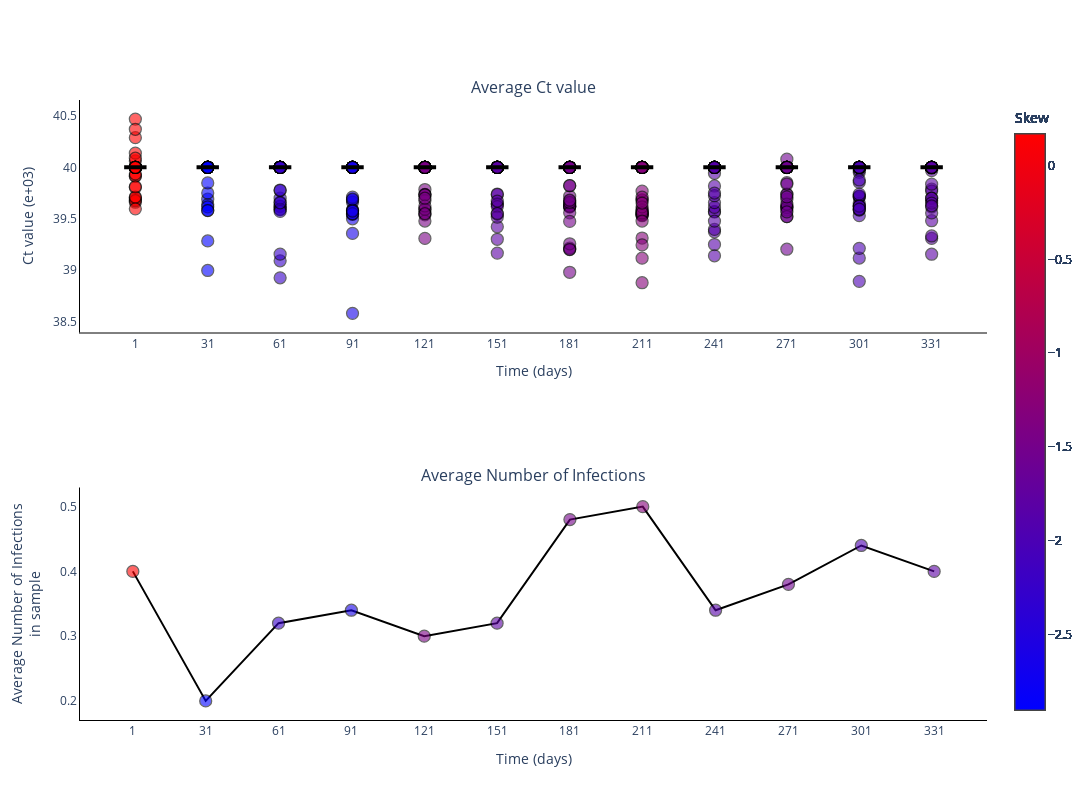

Notebook code cell kept with this figure:
### Markdown cell above
### Plot Ct values for different experiments

### Code cell
fig = go.Figure()
fig = make_subplots(rows=2, cols=1, subplot_titles=('Average Ct value', 'Average Number of Infections'))

skews = skew(np.mean(ct_values, axis=2), axis=0)

for _ in range(num_experiments):
    fig.add_trace(
        go.Scatter(
            y=np.mean(ct_values[_, :, :], axis=1).tolist(),
            x=sample_points,
            mode='markers',
            name='Average Ct value',
            marker_line=dict(width=1.25, color='black'),
            marker_color=skews,
            marker_colorscale='BlueRed',
            marker_colorbar_title=dict(
                text='Skew',
                side='top'),
            marker_size=12,
            marker_opacity=0.6,
            marker_showscale=True,
            showlegend=False,
        ),
        row=1,
        col=1
    )

fig.add_trace(
    go.Scatter(
        y=np.median(np.mean(ct_values, axis=2), axis=0).tolist(),
        x=sample_points,
        mode='markers',
        name='Median Ct value',
        marker_color='black',
        marker_line=dict(width=4, color='black'),
        marker_symbol='line-ew',
        marker_size=16,
        showlegend=False,
    ),
    row=1,
    col=1
)

fig.add_trace(
    go.Scatter(
        y=np.mean(infec, axis=0).tolist(),
        x=sample_points,
        mode='lines+markers',
        connectgaps=True,
        name='Average Number of Infections',
        marker_line=dict(width=1.25, color='black'),
        marker_color=skews,
        marker_colorscale='BlueRed',
        marker_colorbar_title=dict(
            text='Skew',
            side='top'),
        marker_opacity=0.6,
        marker_size=12,
        marker_showscale=True,
        line_color='black',
        showlegend=False,
    ),
    row=2,
    col=1
)

# Add axis labels
fig.update_layout(
    width=1100, 
    height=800,
    plot_bgcolor='white',
    xaxis=dict(
        linecolor='black',
        tickvals=sample_points.tolist(),
        title = 'Time (days)'
        ),
    yaxis=dict(
        linecolor='black',
        title = 'Ct value (e+03)'),
    xaxis2=dict(
        linecolor='black',
        tickvals=sample_points.tolist(),
        title = 'Time (days)'
        ),
    yaxis2=dict(
        linecolor='black',
        title = 'Average Number of Infections<br>in sample')
    #legend=dict(
    #    orientation="h",
    #    yanchor="bottom",
    #    y=1.02,
    #    xanchor="right",
    #    x=1
    #)
    )

fig.write_image('images/Ct_values.pdf')
fig.show()

### Figure 1 — Plotly figure (JSON) as saved in the notebook; plotly's stock layout.template omitted (floating-point values rounded to 4 significant figures)
{"data": [{"marker": {"color": [0.1679, -2.9, -2.252, -2.645, -1.427, -1.81, -1.497, -1.304, -1.865, -1.569, -1.991, -1.809], "colorbar": {"title": {"side": "top", "text": "Skew"}}, "colorscale": [[0, "rgb(0,0,255)"], [1, "rgb(255,0,0)"]], "line": {"color": "black", "width": 1.25}, "opacity": 0.6, "showscale": true, "size": 12}, "mode": "markers", "name": "Average Ct value", "showlegend": false, "type": "scatter", "x": [1, 31, 61, 91, 121, 151, 181, 211, 241, 271, 301, 331], "xaxis": "x", "y": [40, 39.69, 40, 40, 40, 39.73, 39.61, 40, 40, 40, 39.71, 39.79], "yaxis": "y"}, {"marker": {"color": [0.1679, -2.9, -2.252, -2.645, -1.427, -1.81, -1.497, -1.304, -1.865, -1.569, -1.991, -1.809], "colorbar": {"title": {"side": "top", "text": "Skew"}}, "colorscale": [[0, "rgb(0,0,255)"], [1, "rgb(255,0,0)"]], "line": {"color": "black", "width": 1.25}, "opacity": 0.6, "showscale": true, "size": 12}, "mode": "markers", "name": "Average Ct value", "showlegend": false, "type": "scatter", "x": [1, 31, 61, 91, 121, 151, 181, 211, 241, 271, 301, 331], "xaxis": "x", "y": [40, 40, 40, 40, 39.56, 40, 39.62, 39.54, 40, 39.62, 39.62, 39.77], "yaxis": "y"}, {"marker": {"color": [0.1679, -2.9, -2.252, -2.645, -1.427, -1.81, -1.497, -1.304, -1.865, -1.569, -1.991, -1.809], "colorbar": {"title": {"side": "top", "text": "Skew"}}, "colorscale": [[0, "rgb(0,0,255)"], [1, "rgb(255,0,0)"]], "line": {"color": "black", "width": 1.25}, "opacity": 0.6, "showscale": true, "size": 12}, "mode": "markers", "name": "Average Ct value", "showlegend": false, "type": "scatter", "x": [1, 31, 61, 91, 121, 151, 181, 211, 241, 271, 301, 331], "xaxis": "x", "y": [40, 40, 39.66, 39.54, 40, 40, 40, 39.31, 40, 40, 40, 39.31], "yaxis": "y"}, {"marker": {"color": [0.1679, -2.9, -2.252, -2.645, -1.427, -1.81, -1.497, -1.304, -1.865, -1.569, -1.991, -1.809], "colorbar": {"title": {"side": "top", "text": "Skew"}}, "colorscale": [[0, "rgb(0,0,255)"], [1, "rgb(255,0,0)"]], "line": {"color": "black", "width": 1.25}, "opacity": 0.6, "showscale": true, "size": 12}, "mode": "markers", "name": "Average Ct value", "showlegend": false, "type": "scatter", "x": [1, 31, 61, 91, 121, 151, 181, 211, 241, 271, 301, 331], "xaxis": "x", "y": [40, 40, 40, 39.36, 40, 40, 40, 39.68, 40, 40, 40, 40], "yaxis": "y"}, {"marker": {"color": [0.1679, -2.9, -2.252, -2.645, -1.427, -1.81, -1.497, -1.304, -1.865, -1.569, -1.991, -1.809], "colorbar": {"title": {"side": "top", "text": "Skew"}}, "colorscale": [[0, "rgb(0,0,255)"], [1, "rgb(255,0,0)"]], "line": {"color": "black", "width": 1.25}, "opacity": 0.6, "showscale": true, "size": 12}, "mode": "markers", "name": "Average Ct value", "showlegend": false, "type": "scatter", "x": [1, 31, 61, 91, 121, 151, 181, 211, 241, 271, 301, 331], "xaxis": "x", "y": [40, 39.64, 40, 40, 39.74, 40, 40, 40, 40, 40, 39.65, 40], "yaxis": "y"}, {"marker": {"color": [0.1679, -2.9, -2.252, -2.645, -1.427, -1.81, -1.497, -1.304, -1.865, -1.569, -1.991, -1.809], "colorbar": {"title": {"side": "top", "text": "Skew"}}, "colorscale": [[0, "rgb(0,0,255)"], [1, "rgb(255,0,0)"]], "line": {"color": "black", "width": 1.25}, "opacity": 0.6, "showscale": true, "size": 12}, "mode": "markers", "name": "Average Ct value", "showlegend": false, "type": "scatter", "x": [1, 31, 61, 91, 121, 151, 181, 211, 241, 271, 301, 331], "xaxis": "x", "y": [40, 40, 40, 40, 39.78, 39.42, 40, 39.58, 40, 39.52, 40, 40], "yaxis": "y"}, {"marker": {"color": [0.1679, -2.9, -2.252, -2.645, -1.427, -1.81, -1.497, -1.304, -1.865, -1.569, -1.991, -1.809], "colorbar": {"title": {"side": "top", "text": "Skew"}}, "colorscale": [[0, "rgb(0,0,255)"], [1, "rgb(255,0,0)"]], "line": {"color": "black", "width": 1.25}, "opacity": 0.6, "showscale": true, "size": 12}, "mode": "markers", "name": "Average Ct value", "showlegend": false, "type": "scatter", "x": [1, 31, 61, 91, 121, 151, 181, 211, 241, 271, 301, 331], "xaxis": "x", "y": [40, 39.75, 39.09, 40, 39.54, 40, 40, 40, 40, 40.0, 39.95, 40], "yaxis": "y"}, {"marker": {"color": [0.1679, -2.9, -2.252, -2.645, -1.427, -1.81, -1.497, -1.304, -1.865, -1.569, -1.991, -1.809], "colorbar": {"title": {"side": "top", "text": "Skew"}}, "colorscale": [[0, "rgb(0,0,255)"], [1, "rgb(255,0,0)"]], "line": {"color": "black", "width": 1.25}, "opacity": 0.6, "showscale": true, "size": 12}, "mode": "markers", "name": "Average Ct value", "showlegend": false, "type": "scatter", "x": [1, 31, 61, 91, 121, 151, 181, 211, 241, 271, 301, 331], "xaxis": "x", "y": [39.66, 39.85, 40, 40, 40, 40, 40, 39.68, 40, 40, 39.12, 39.67], "yaxis": "y"}, {"marker": {"color": [0.1679, -2.9, -2.252, -2.645, -1.427, -1.81, -1.497, -1.304, -1.865, -1.569, -1.991, -1.809], "colorbar": {"title": {"side": "top", "text": "Skew"}}, "colorscale": [[0, "rgb(0,0,255)"], [1, "rgb(255,0,0)"]], "line": {"color": "black", "width": 1.25}, "opacity": 0.6, "showscale": true, "size": 12}, "mode": "markers", "name": "Average Ct value", "showlegend": false, "type": "scatter", "x": [1, 31, 61, 91, 121, 151, 181, 211, 241, 271, 301, 331], "xaxis": "x", "y": [40, 40, 40, 40, 40, 40, 40, 40, 40, 40, 39.53, 40], "yaxis": "y"}, {"marker": {"color": [0.1679, -2.9, -2.252, -2.645, -1.427, -1.81, -1.497, -1.304, -1.865, -1.569, -1.991, -1.809], "colorbar": {"title": {"side": "top", "text": "Skew"}}, "colorscale": [[0, "rgb(0,0,255)"], [1, "rgb(255,0,0)"]], "line": {"color": "black", "width": 1.25}, "opacity": 0.6, "showscale": true, "size": 12}, "mode": "markers", "name": "Average Ct value", "showlegend": false, "type": "scatter", "x": [1, 31, 61, 91, 121, 151, 181, 211, 241, 271, 301, 331], "xaxis": "x", "y": [39.91, 40, 40, 39.68, 39.59, 39.3, 39.62, 39.77, 40, 40, 40, 40], "yaxis": "y"}, {"marker": {"color": [0.1679, -2.9, -2.252, -2.645, -1.427, -1.81, -1.497, -1.304, -1.865, -1.569, -1.991, -1.809], "colorbar": {"title": {"side": "top", "text": "Skew"}}, "colorscale": [[0, "rgb(0,0,255)"], [1, "rgb(255,0,0)"]], "line": {"color": "black", "width": 1.25}, "opacity": 0.6, "showscale": true, "size": 12}, "mode": "markers", "name": "Average Ct value", "showlegend": false, "type": "scatter", "x": [1, 31, 61, 91, 121, 151, 181, 211, 241, 271, 301, 331], "xaxis": "x", "y": [40, 40, 39.16, 40, 40, 40, 40, 40, 39.37, 40, 40, 40], "yaxis": "y"}, {"marker": {"color": [0.1679, -2.9, -2.252, -2.645, -1.427, -1.81, -1.497, -1.304, -1.865, -1.569, -1.991, -1.809], "colorbar": {"title": {"side": "top", "text": "Skew"}}, "colorscale": [[0, "rgb(0,0,255)"], [1, "rgb(255,0,0)"]], "line": {"color": "black", "width": 1.25}, "opacity": 0.6, "showscale": true, "size": 12}, "mode": "markers", "name": "Average Ct value", "showlegend": false, "type": "scatter", "x": [1, 31, 61, 91, 121, 151, 181, 211, 241, 271, 301, 331], "xaxis": "x", "y": [40, 40, 40, 39.59, 39.31, 40, 40, 40, 40, 40, 40, 40], "yaxis": "y"}, {"marker": {"color": [0.1679, -2.9, -2.252, -2.645, -1.427, -1.81, -1.497, -1.304, -1.865, -1.569, -1.991, -1.809], "colorbar": {"title": {"side": "top", "text": "Skew"}}, "colorscale": [[0, "rgb(0,0,255)"], [1, "rgb(255,0,0)"]], "line": {"color": "black", "width": 1.25}, "opacity": 0.6, "showscale": true, "size": 12}, "mode": "markers", "name": "Average Ct value", "showlegend": false, "type": "scatter", "x": [1, 31, 61, 91, 121, 151, 181, 211, 241, 271, 301, 331], "xaxis": "x", "y": [40, 40, 40, 40, 39.74, 40, 40, 38.88, 40, 39.61, 40, 40], "yaxis": "y"}, {"marker": {"color": [0.1679, -2.9, -2.252, -2.645, -1.427, -1.81, -1.497, -1.304, -1.865, -1.569, -1.991, -1.809], "colorbar": {"title": {"side": "top", "text": "Skew"}}, "colorscale": [[0, "rgb(0,0,255)"], [1, "rgb(255,0,0)"]], "line": {"color": "black", "width": 1.25}, "opacity": 0.6, "showscale": true, "size": 12}, "mode": "markers", "name": "Average Ct value", "showlegend": false, "type": "scatter", "x": [1, 31, 61, 91, 121, 151, 181, 211, 241, 271, 301, 331], "xaxis": "x", "y": [40, 40, 40, 40, 40, 40, 40, 40, 40, 39.69, 40, 40], "yaxis": "y"}, {"marker": {"color": [0.1679, -2.9, -2.252, -2.645, -1.427, -1.81, -1.497, -1.304, -1.865, -1.569, -1.991, -1.809], "colorbar": {"title": {"side": "top", "text": "Skew"}}, "colorscale": [[0, "rgb(0,0,255)"], [1, "rgb(255,0,0)"]], "line": {"color": "black", "width": 1.25}, "opacity": 0.6, "showscale": true, "size": 12}, "mode": "markers", "name": "Average Ct value", "showlegend": false, "type": "scatter", "x": [1, 31, 61, 91, 121, 151, 181, 211, 241, 271, 301, 331], "xaxis": "x", "y": [40.47, 40, 39.62, 40, 40, 40, 39.67, 40, 40, 39.74, 40, 40], "yaxis": "y"}, {"marker": {"color": [0.1679, -2.9, -2.252, -2.645, -1.427, -1.81, -1.497, -1.304, -1.865, -1.569, -1.991, -1.809], "colorbar": {"title": {"side": "top", "text": "Skew"}}, "colorscale": [[0, "rgb(0,0,255)"], [1, "rgb(255,0,0)"]], "line": {"color": "black", "width": 1.25}, "opacity": 0.6, "showscale": true, "size": 12}, "mode": "markers", "name": "Average Ct value", "showlegend": false, "type": "scatter", "x": [1, 31, 61, 91, 121, 151, 181, 211, 241, 271, 301, 331], "xaxis": "x", "y": [40, 40, 40, 40, 40, 40, 39.65, 39.25, 40, 39.58, 40, 39.97], "yaxis": "y"}, {"marker": {"color": [0.1679, -2.9, -2.252, -2.645, -1.427, -1.81, -1.497, -1.304, -1.865, -1.569, -1.991, -1.809], "colorbar": {"title": {"side": "top", "text": "Skew"}}, "colorscale": [[0, "rgb(0,0,255)"], [1, "rgb(255,0,0)"]], "line": {"color": "black", "width": 1.25}, "opacity": 0.6, "showscale": true, "size": 12}, "mode": "markers", "name": "Average Ct value", "showlegend": false, "type": "scatter", "x": [1, 31, 61, 91, 121, 151, 181, 211, 241, 271, 301, 331], "xaxis": "x", "y": [39.69, 40, 40, 40, 39.68, 40, 40, 40, 39.25, 40, 40, 40], "yaxis": "y"}, {"marker": {"color": [0.1679, -2.9, -2.252, -2.645, -1.427, -1.81, -1.497, -1.304, -1.865, -1.569, -1.991, -1.809], "colorbar": {"title": {"side": "top", "text": "Skew"}}, "colorscale": [[0, "rgb(0,0,255)"], [1, "rgb(255,0,0)"]], "line": {"color": "black", "width": 1.25}, "opacity": 0.6, "showscale": true, "size": 12}, "mode": "markers", "name": "Average Ct value", "showlegend": false, "type": "scatter", "x": [1, 31, 61, 91, 121, 151, 181, 211, 241, 271, 301, 331], "xaxis": "x", "y": [40.06, 40, 40, 40, 39.59, 40, 40, 40, 40, 39.61, 39.21, 40], "yaxis": "y"}, {"marker": {"color": [0.1679, -2.9, -2.252, -2.645, -1.427, -1.81, -1.497, -1.304, -1.865, -1.569, -1.991, -1.809], "colorbar": {"title": {"side": "top", "text": "Skew"}}, "colorscale": [[0, "rgb(0,0,255)"], [1, "rgb(255,0,0)"]], "line": {"color": "black", "width": 1.25}, "opacity": 0.6, "showscale": true, "size": 12}, "mode": "markers", "name": "Average Ct value", "showlegend": false, "type": "scatter", "x": [1, 31, 61, 91, 121, 151, 181, 211, 241, 271, 301, 331], "xaxis": "x", "y": [40.29, 40, 40, 40, 40, 39.74, 39.62, 39.12, 39.14, 40, 39.72, 40], "yaxis": "y"}, {"marker": {"color": [0.1679, -2.9, -2.252, -2.645, -1.427, -1.81, -1.497, -1.304, -1.865, -1.569, -1.991, -1.809], "colorbar": {"title": {"side": "top", "text": "Skew"}}, "colorscale": [[0, "rgb(0,0,255)"], [1, "rgb(255,0,0)"]], "line": {"color": "black", "width": 1.25}, "opacity": 0.6, "showscale": true, "size": 12}, "mode": "markers", "name": "Average Ct value", "showlegend": false, "type": "scatter", "x": [1, 31, 61, 91, 121, 151, 181, 211, 241, 271, 301, 331], "xaxis": "x", "y": [40, 40, 40, 40, 40, 39.65, 40, 40, 39.82, 40, 40, 40], "yaxis": "y"}, {"marker": {"color": [0.1679, -2.9, -2.252, -2.645, -1.427, -1.81, -1.497, -1.304, -1.865, -1.569, -1.991, -1.809], "colorbar": {"title": {"side": "top", "text": "Skew"}}, "colorscale": [[0, "rgb(0,0,255)"], [1, "rgb(255,0,0)"]], "line": {"color": "black", "width": 1.25}, "opacity": 0.6, "showscale": true, "size": 12}, "mode": "markers", "name": "Average Ct value", "showlegend": false, "type": "scatter", "x": [1, 31, 61, 91, 121, 151, 181, 211, 241, 271, 301, 331], "xaxis": "x", "y": [39.8, 40, 40, 40, 40, 40, 39.2, 39.54, 40, 39.52, 39.59, 40], "yaxis": "y"}, {"marker": {"color": [0.1679, -2.9, -2.252, -2.645, -1.427, -1.81, -1.497, -1.304, -1.865, -1.569, -1.991, -1.809], "colorbar": {"title": {"side": "top", "text": "Skew"}}, "colorscale": [[0, "rgb(0,0,255)"], [1, "rgb(255,0,0)"]], "line": {"color": "black", "width": 1.25}, "opacity": 0.6, "showscale": true, "size": 12}, "mode": "markers", "name": "Average Ct value", "showlegend": false, "type": "scatter", "x": [1, 31, 61, 91, 121, 151, 181, 211, 241, 271, 301, 331], "xaxis": "x", "y": [40.14, 39.58, 40, 40, 40, 40, 39.72, 40, 40, 39.74, 40, 39.7], "yaxis": "y"}, {"marker": {"color": [0.1679, -2.9, -2.252, -2.645, -1.427, -1.81, -1.497, -1.304, -1.865, -1.569, -1.991, -1.809], "colorbar": {"title": {"side": "top", "text": "Skew"}}, "colorscale": [[0, "rgb(0,0,255)"], [1, "rgb(255,0,0)"]], "line": {"color": "black", "width": 1.25}, "opacity": 0.6, "showscale": true, "size": 12}, "mode": "markers", "name": "Average Ct value", "showlegend": false, "type": "scatter", "x": [1, 31, 61, 91, 121, 151, 181, 211, 241, 271, 301, 331], "xaxis": "x", "y": [39.92, 39.28, 39.62, 39.66, 40, 40, 40, 39.55, 40, 40, 38.89, 39.15], "yaxis": "y"}, {"marker": {"color": [0.1679, -2.9, -2.252, -2.645, -1.427, -1.81, -1.497, -1.304, -1.865, -1.569, -1.991, -1.809], "colorbar": {"title": {"side": "top", "text": "Skew"}}, "colorscale": [[0, "rgb(0,0,255)"], [1, "rgb(255,0,0)"]], "line": {"color": "black", "width": 1.25}, "opacity": 0.6, "showscale": true, "size": 12}, "mode": "markers", "name": "Average Ct value", "showlegend": false, "type": "scatter", "x": [1, 31, 61, 91, 121, 151, 181, 211, 241, 271, 301, 331], "xaxis": "x", "y": [40, 40, 40, 40, 40, 39.64, 39.21, 40, 39.4, 40, 40, 40], "yaxis": "y"}, {"marker": {"color": [0.1679, -2.9, -2.252, -2.645, -1.427, -1.81, -1.497, -1.304, -1.865, -1.569, -1.991, -1.809], "colorbar": {"title": {"side": "top", "text": "Skew"}}, "colorscale": [[0, "rgb(0,0,255)"], [1, "rgb(255,0,0)"]], "line": {"color": "black", "width": 1.25}, "opacity": 0.6, "showscale": true, "size": 12}, "mode": "markers", "name": "Average Ct value", "showlegend": false, "type": "scatter", "x": [1, 31, 61, 91, 121, 151, 181, 211, 241, 271, 301, 331], "xaxis": "x", "y": [40, 40, 40, 39.58, 40, 40, 40, 39.54, 39.57, 39.85, 39.97, 40], "yaxis": "y"}, {"marker": {"color": [0.1679, -2.9, -2.252, -2.645, -1.427, -1.81, -1.497, -1.304, -1.865, -1.569, -1.991, -1.809], "colorbar": {"title": {"side": "top", "text": "Skew"}}, "colorscale": [[0, "rgb(0,0,255)"], [1, "rgb(255,0,0)"]], "line": {"color": "black", "width": 1.25}, "opacity": 0.6, "showscale": true, "size": 12}, "mode": "markers", "name": "Average Ct value", "showlegend": false, "type": "scatter", "x": [1, 31, 61, 91, 121, 151, 181, 211, 241, 271, 301, 331], "xaxis": "x", "y": [40, 40, 40, 39.5, 40, 40, 40, 39.59, 40, 40, 40, 40], "yaxis": "y"}, {"marker": {"color": [0.1679, -2.9, -2.252, -2.645, -1.427, -1.81, -1.497, -1.304, -1.865, -1.569, -1.991, -1.809], "colorbar": {"title": {"side": "top", "text": "Skew"}}, "colorscale": [[0, "rgb(0,0,255)"], [1, "rgb(255,0,0)"]], "line": {"color": "black", "width": 1.25}, "opacity": 0.6, "showscale": true, "size": 12}, "mode": "markers", "name": "Average Ct value", "showlegend": false, "type": "scatter", "x": [1, 31, 61, 91, 121, 151, 181, 211, 241, 271, 301, 331], "xaxis": "x", "y": [40, 39.62, 40, 39.54, 40, 40, 39.56, 40, 40, 40, 40, 40], "yaxis": "y"}, {"marker": {"color": [0.1679, -2.9, -2.252, -2.645, -1.427, -1.81, -1.497, -1.304, -1.865, -1.569, -1.991, -1.809], "colorbar": {"title": {"side": "top", "text": "Skew"}}, "colorscale": [[0, "rgb(0,0,255)"], [1, "rgb(255,0,0)"]], "line": {"color": "black", "width": 1.25}, "opacity": 0.6, "showscale": true, "size": 12}, "mode": "markers", "name": "Average Ct value", "showlegend": false, "type": "scatter", "x": [1, 31, 61, 91, 121, 151, 181, 211, 241, 271, 301, 331], "xaxis": "x", "y": [40, 40, 40, 40, 40, 40, 40, 39.71, 39.57, 40, 39.58, 40], "yaxis": "y"}, {"marker": {"color": [0.1679, -2.9, -2.252, -2.645, -1.427, -1.81, -1.497, -1.304, -1.865, -1.569, -1.991, -1.809], "colorbar": {"title": {"side": "top", "text": "Skew"}}, "colorscale": [[0, "rgb(0,0,255)"], [1, "rgb(255,0,0)"]], "line": {"color": "black", "width": 1.25}, "opacity": 0.6, "showscale": true, "size": 12}, "mode": "markers", "name": "Average Ct value", "showlegend": false, "type": "scatter", "x": [1, 31, 61, 91, 121, 151, 181, 211, 241, 271, 301, 331], "xaxis": "x", "y": [39.7, 40, 40, 40, 40, 40, 39.47, 40, 40, 40, 39.72, 40], "yaxis": "y"}, {"marker": {"color": [0.1679, -2.9, -2.252, -2.645, -1.427, -1.81, -1.497, -1.304, -1.865, -1.569, -1.991, -1.809], "colorbar": {"title": {"side": "top", "text": "Skew"}}, "colorscale": [[0, "rgb(0,0,255)"], [1, "rgb(255,0,0)"]], "line": {"color": "black", "width": 1.25}, "opacity": 0.6, "showscale": true, "size": 12}, "mode": "markers", "name": "Average Ct value", "showlegend": false, "type": "scatter", "x": [1, 31, 61, 91, 121, 151, 181, 211, 241, 271, 301, 331], "xaxis": "x", "y": [40, 40, 40, 39.71, 39.73, 40, 40, 40, 40, 40, 39.86, 40], "yaxis": "y"}, {"marker": {"color": [0.1679, -2.9, -2.252, -2.645, -1.427, -1.81, -1.497, -1.304, -1.865, -1.569, -1.991, -1.809], "colorbar": {"title": {"side": "top", "text": "Skew"}}, "colorscale": [[0, "rgb(0,0,255)"], [1, "rgb(255,0,0)"]], "line": {"color": "black", "width": 1.25}, "opacity": 0.6, "showscale": true, "size": 12}, "mode": "markers", "name": "Average Ct value", "showlegend": false, "type": "scatter", "x": [1, 31, 61, 91, 121, 151, 181, 211, 241, 271, 301, 331], "xaxis": "x", "y": [39.68, 40, 39.59, 40, 40, 40, 40, 39.53, 39.61, 40, 40, 40], "yaxis": "y"}, {"marker": {"color": [0.1679, -2.9, -2.252, -2.645, -1.427, -1.81, -1.497, -1.304, -1.865, -1.569, -1.991, -1.809], "colorbar": {"title": {"side": "top", "text": "Skew"}}, "colorscale": [[0, "rgb(0,0,255)"], [1, "rgb(255,0,0)"]], "line": {"color": "black", "width": 1.25}, "opacity": 0.6, "showscale": true, "size": 12}, "mode": "markers", "name": "Average Ct value", "showlegend": false, "type": "scatter", "x": [1, 31, 61, 91, 121, 151, 181, 211, 241, 271, 301, 331], "xaxis": "x", "y": [40, 40, 39.59, 40, 40, 40, 40, 39.58, 40, 39.64, 40, 40], "yaxis": "y"}, {"marker": {"color": [0.1679, -2.9, -2.252, -2.645, -1.427, -1.81, -1.497, -1.304, -1.865, -1.569, -1.991, -1.809], "colorbar": {"title": {"side": "top", "text": "Skew"}}, "colorscale": [[0, "rgb(0,0,255)"], [1, "rgb(255,0,0)"]], "line": {"color": "black", "width": 1.25}, "opacity": 0.6, "showscale": true, "size": 12}, "mode": "markers", "name": "Average Ct value", "showlegend": false, "type": "scatter", "x": [1, 31, 61, 91, 121, 151, 181, 211, 241, 271, 301, 331], "xaxis": "x", "y": [40, 40, 40, 38.58, 40, 40, 39.82, 40, 40, 40, 40, 39.7], "yaxis": "y"}, {"marker": {"color": [0.1679, -2.9, -2.252, -2.645, -1.427, -1.81, -1.497, -1.304, -1.865, -1.569, -1.991, -1.809], "colorbar": {"title": {"side": "top", "text": "Skew"}}, "colorscale": [[0, "rgb(0,0,255)"], [1, "rgb(255,0,0)"]], "line": {"color": "black", "width": 1.25}, "opacity": 0.6, "showscale": true, "size": 12}, "mode": "markers", "name": "Average Ct value", "showlegend": false, "type": "scatter", "x": [1, 31, 61, 91, 121, 151, 181, 211, 241, 271, 301, 331], "xaxis": "x", "y": [40.09, 40, 40, 40, 40, 40, 40, 40, 40, 40, 39.62, 40], "yaxis": "y"}, {"marker": {"color": [0.1679, -2.9, -2.252, -2.645, -1.427, -1.81, -1.497, -1.304, -1.865, -1.569, -1.991, -1.809], "colorbar": {"title": {"side": "top", "text": "Skew"}}, "colorscale": [[0, "rgb(0,0,255)"], [1, "rgb(255,0,0)"]], "line": {"color": "black", "width": 1.25}, "opacity": 0.6, "showscale": true, "size": 12}, "mode": "markers", "name": "Average Ct value", "showlegend": false, "type": "scatter", "x": [1, 31, 61, 91, 121, 151, 181, 211, 241, 271, 301, 331], "xaxis": "x", "y": [39.71, 40, 39.57, 39.59, 40, 40, 39.26, 40, 40, 39.2, 39.62, 40], "yaxis": "y"}, {"marker": {"color": [0.1679, -2.9, -2.252, -2.645, -1.427, -1.81, -1.497, -1.304, -1.865, -1.569, -1.991, -1.809], "colorbar": {"title": {"side": "top", "text": "Skew"}}, "colorscale": [[0, "rgb(0,0,255)"], [1, "rgb(255,0,0)"]], "line": {"color": "black", "width": 1.25}, "opacity": 0.6, "showscale": true, "size": 12}, "mode": "markers", "name": "Average Ct value", "showlegend": false, "type": "scatter", "x": [1, 31, 61, 91, 121, 151, 181, 211, 241, 271, 301, 331], "xaxis": "x", "y": [40, 39.58, 38.92, 40, 40, 39.54, 40, 39.62, 40, 40, 39.59, 40], "yaxis": "y"}, {"marker": {"color": [0.1679, -2.9, -2.252, -2.645, -1.427, -1.81, -1.497, -1.304, -1.865, -1.569, -1.991, -1.809], "colorbar": {"title": {"side": "top", "text": "Skew"}}, "colorscale": [[0, "rgb(0,0,255)"], [1, "rgb(255,0,0)"]], "line": {"color": "black", "width": 1.25}, "opacity": 0.6, "showscale": true, "size": 12}, "mode": "markers", "name": "Average Ct value", "showlegend": false, "type": "scatter", "x": [1, 31, 61, 91, 121, 151, 181, 211, 241, 271, 301, 331], "xaxis": "x", "y": [39.6, 40, 40, 40, 39.62, 40, 40, 40, 40, 40, 39.88, 39.61], "yaxis": "y"}, {"marker": {"color": [0.1679, -2.9, -2.252, -2.645, -1.427, -1.81, -1.497, -1.304, -1.865, -1.569, -1.991, -1.809], "colorbar": {"title": {"side": "top", "text": "Skew"}}, "colorscale": [[0, "rgb(0,0,255)"], [1, "rgb(255,0,0)"]], "line": {"color": "black", "width": 1.25}, "opacity": 0.6, "showscale": true, "size": 12}, "mode": "markers", "name": "Average Ct value", "showlegend": false, "type": "scatter", "x": [1, 31, 61, 91, 121, 151, 181, 211, 241, 271, 301, 331], "xaxis": "x", "y": [40, 40, 40, 40, 39.48, 39.17, 40, 40, 40, 39.71, 40, 39.48], "yaxis": "y"}, {"marker": {"color": [0.1679, -2.9, -2.252, -2.645, -1.427, -1.81, -1.497, -1.304, -1.865, -1.569, -1.991, -1.809], "colorbar": {"title": {"side": "top", "text": "Skew"}}, "colorscale": [[0, "rgb(0,0,255)"], [1, "rgb(255,0,0)"]], "line": {"color": "black", "width": 1.25}, "opacity": 0.6, "showscale": true, "size": 12}, "mode": "markers", "name": "Average Ct value", "showlegend": false, "type": "scatter", "x": [1, 31, 61, 91, 121, 151, 181, 211, 241, 271, 301, 331], "xaxis": "x", "y": [40, 40, 40, 40, 40, 39.62, 38.98, 40, 39.66, 40, 40, 39.99], "yaxis": "y"}, {"marker": {"color": [0.1679, -2.9, -2.252, -2.645, -1.427, -1.81, -1.497, -1.304, -1.865, -1.569, -1.991, -1.809], "colorbar": {"title": {"side": "top", "text": "Skew"}}, "colorscale": [[0, "rgb(0,0,255)"], [1, "rgb(255,0,0)"]], "line": {"color": "black", "width": 1.25}, "opacity": 0.6, "showscale": true, "size": 12}, "mode": "markers", "name": "Average Ct value", "showlegend": false, "type": "scatter", "x": [1, 31, 61, 91, 121, 151, 181, 211, 241, 271, 301, 331], "xaxis": "x", "y": [39.94, 39.0, 40, 40, 40, 40, 40, 40, 39.94, 40, 40, 40], "yaxis": "y"}, {"marker": {"color": [0.1679, -2.9, -2.252, -2.645, -1.427, -1.81, -1.497, -1.304, -1.865, -1.569, -1.991, -1.809], "colorbar": {"title": {"side": "top", "text": "Skew"}}, "colorscale": [[0, "rgb(0,0,255)"], [1, "rgb(255,0,0)"]], "line": {"color": "black", "width": 1.25}, "opacity": 0.6, "showscale": true, "size": 12}, "mode": "markers", "name": "Average Ct value", "showlegend": false, "type": "scatter", "x": [1, 31, 61, 91, 121, 151, 181, 211, 241, 271, 301, 331], "xaxis": "x", "y": [40.37, 40, 39.7, 39.55, 39.7, 40, 39.2, 40, 40, 40, 39.74, 39.56], "yaxis": "y"}, {"marker": {"color": [0.1679, -2.9, -2.252, -2.645, -1.427, -1.81, -1.497, -1.304, -1.865, -1.569, -1.991, -1.809], "colorbar": {"title": {"side": "top", "text": "Skew"}}, "colorscale": [[0, "rgb(0,0,255)"], [1, "rgb(255,0,0)"]], "line": {"color": "black", "width": 1.25}, "opacity": 0.6, "showscale": true, "size": 12}, "mode": "markers", "name": "Average Ct value", "showlegend": false, "type": "scatter", "x": [1, 31, 61, 91, 121, 151, 181, 211, 241, 271, 301, 331], "xaxis": "x", "y": [40, 40, 40, 40, 39.55, 39.52, 40, 40, 40, 40.08, 40, 39.84], "yaxis": "y"}, {"marker": {"color": [0.1679, -2.9, -2.252, -2.645, -1.427, -1.81, -1.497, -1.304, -1.865, -1.569, -1.991, -1.809], "colorbar": {"title": {"side": "top", "text": "Skew"}}, "colorscale": [[0, "rgb(0,0,255)"], [1, "rgb(255,0,0)"]], "line": {"color": "black", "width": 1.25}, "opacity": 0.6, "showscale": true, "size": 12}, "mode": "markers", "name": "Average Ct value", "showlegend": false, "type": "scatter", "x": [1, 31, 61, 91, 121, 151, 181, 211, 241, 271, 301, 331], "xaxis": "x", "y": [39.81, 40, 39.77, 39.69, 40, 39.55, 40, 39.56, 40, 39.57, 40, 40], "yaxis": "y"}, {"marker": {"color": [0.1679, -2.9, -2.252, -2.645, -1.427, -1.81, -1.497, -1.304, -1.865, -1.569, -1.991, -1.809], "colorbar": {"title": {"side": "top", "text": "Skew"}}, "colorscale": [[0, "rgb(0,0,255)"], [1, "rgb(255,0,0)"]], "line": {"color": "black", "width": 1.25}, "opacity": 0.6, "showscale": true, "size": 12}, "mode": "markers", "name": "Average Ct value", "showlegend": false, "type": "scatter", "x": [1, 31, 61, 91, 121, 151, 181, 211, 241, 271, 301, 331], "xaxis": "x", "y": [40, 40, 40, 40, 40, 40, 40, 40, 39.72, 40, 40, 40], "yaxis": "y"}, {"marker": {"color": [0.1679, -2.9, -2.252, -2.645, -1.427, -1.81, -1.497, -1.304, -1.865, -1.569, -1.991, -1.809], "colorbar": {"title": {"side": "top", "text": "Skew"}}, "colorscale": [[0, "rgb(0,0,255)"], [1, "rgb(255,0,0)"]], "line": {"color": "black", "width": 1.25}, "opacity": 0.6, "showscale": true, "size": 12}, "mode": "markers", "name": "Average Ct value", "showlegend": false, "type": "scatter", "x": [1, 31, 61, 91, 121, 151, 181, 211, 241, 271, 301, 331], "xaxis": "x", "y": [40, 40, 40, 40, 40, 40, 39.82, 40, 40, 40, 40, 39.33], "yaxis": "y"}, {"marker": {"color": [0.1679, -2.9, -2.252, -2.645, -1.427, -1.81, -1.497, -1.304, -1.865, -1.569, -1.991, -1.809], "colorbar": {"title": {"side": "top", "text": "Skew"}}, "colorscale": [[0, "rgb(0,0,255)"], [1, "rgb(255,0,0)"]], "line": {"color": "black", "width": 1.25}, "opacity": 0.6, "showscale": true, "size": 12}, "mode": "markers", "name": "Average Ct value", "showlegend": false, "type": "scatter", "x": [1, 31, 61, 91, 121, 151, 181, 211, 241, 271, 301, 331], "xaxis": "x", "y": [40, 40, 40, 39.57, 40, 40, 40, 39.48, 40, 40, 40, 39.65], "yaxis": "y"}, {"marker": {"color": [0.1679, -2.9, -2.252, -2.645, -1.427, -1.81, -1.497, -1.304, -1.865, -1.569, -1.991, -1.809], "colorbar": {"title": {"side": "top", "text": "Skew"}}, "colorscale": [[0, "rgb(0,0,255)"], [1, "rgb(255,0,0)"]], "line": {"color": "black", "width": 1.25}, "opacity": 0.6, "showscale": true, "size": 12}, "mode": "markers", "name": "Average Ct value", "showlegend": false, "type": "scatter", "x": [1, 31, 61, 91, 121, 151, 181, 211, 241, 271, 301, 331], "xaxis": "x", "y": [40, 40, 39.78, 40, 40, 40, 39.66, 40, 39.48, 40, 40, 40], "yaxis": "y"}, {"marker": {"color": [0.1679, -2.9, -2.252, -2.645, -1.427, -1.81, -1.497, -1.304, -1.865, -1.569, -1.991, -1.809], "colorbar": {"title": {"side": "top", "text": "Skew"}}, "colorscale": [[0, "rgb(0,0,255)"], [1, "rgb(255,0,0)"]], "line": {"color": "black", "width": 1.25}, "opacity": 0.6, "showscale": true, "size": 12}, "mode": "markers", "name": "Average Ct value", "showlegend": false, "type": "scatter", "x": [1, 31, 61, 91, 121, 151, 181, 211, 241, 271, 301, 331], "xaxis": "x", "y": [40, 40, 40, 40, 40, 40, 40, 40, 40, 40, 40, 40], "yaxis": "y"}, {"marker": {"color": [0.1679, -2.9, -2.252, -2.645, -1.427, -1.81, -1.497, -1.304, -1.865, -1.569, -1.991, -1.809], "colorbar": {"title": {"side": "top", "text": "Skew"}}, "colorscale": [[0, "rgb(0,0,255)"], [1, "rgb(255,0,0)"]], "line": {"color": "black", "width": 1.25}, "opacity": 0.6, "showscale": true, "size": 12}, "mode": "markers", "name": "Average Ct value", "showlegend": false, "type": "scatter", "x": [1, 31, 61, 91, 121, 151, 181, 211, 241, 271, 301, 331], "xaxis": "x", "y": [40, 40, 40, 40, 40, 39.67, 40, 39.65, 39.75, 39.84, 40, 39.63], "yaxis": "y"}, {"marker": {"color": [0.1679, -2.9, -2.252, -2.645, -1.427, -1.81, -1.497, -1.304, -1.865, -1.569, -1.991, -1.809], "colorbar": {"title": {"side": "top", "text": "Skew"}}, "colorscale": [[0, "rgb(0,0,255)"], [1, "rgb(255,0,0)"]], "line": {"color": "black", "width": 1.25}, "opacity": 0.6, "showscale": true, "size": 12}, "mode": "markers", "name": "Average Ct value", "showlegend": false, "type": "scatter", "x": [1, 31, 61, 91, 121, 151, 181, 211, 241, 271, 301, 331], "xaxis": "x", "y": [40, 40, 39.65, 40, 40, 40, 39.68, 40, 40, 40, 40, 40], "yaxis": "y"}, {"marker": {"color": "black", "line": {"color": "black", "width": 4}, "size": 16, "symbol": "line-ew"}, "mode": "markers", "name": "Median Ct value", "showlegend": false, "type": "scatter", "x": [1, 31, 61, 91, 121, 151, 181, 211, 241, 271, 301, 331], "xaxis": "x", "y": [40, 40, 40, 40, 40, 40, 40, 40, 40, 40, 40, 40], "yaxis": "y"}, {"connectgaps": true, "line": {"color": "black"}, "marker": {"color": [0.1679, -2.9, -2.252, -2.645, -1.427, -1.81, -1.497, -1.304, -1.865, -1.569, -1.991, -1.809], "colorbar": {"title": {"side": "top", "text": "Skew"}}, "colorscale": [[0, "rgb(0,0,255)"], [1, "rgb(255,0,0)"]], "line": {"color": "black", "width": 1.25}, "opacity": 0.6, "showscale": true, "size": 12}, "mode": "lines+markers", "name": "Average Number of Infections", "showlegend": false, "type": "scatter", "x": [1, 31, 61, 91, 121, 151, 181, 211, 241, 271, 301, 331], "xaxis": "x2", "y": [0.4, 0.2, 0.32, 0.34, 0.3, 0.32, 0.48, 0.5, 0.34, 0.38, 0.44, 0.4], "yaxis": "y2"}], "layout": {"annotations": [{"font": {"size": 16}, "showarrow": false, "text": "Average Ct value", "x": 0.5, "xanchor": "center", "xref": "paper", "y": 1, "yanchor": "bottom", "yref": "paper"}, {"font": {"size": 16}, "showarrow": false, "text": "Average Number of Infections", "x": 0.5, "xanchor": "center", "xref": "paper", "y": 0.375, "yanchor": "bottom", "yref": "paper"}], "height": 800, "plot_bgcolor": "white", "width": 1100, "xaxis": {"anchor": "y", "domain": [0, 1], "linecolor": "black", "tickvals": [1, 31, 61, 91, 121, 151, 181, 211, 241, 271, 301, 331], "title": {"text": "Time (days)"}}, "xaxis2": {"anchor": "y2", "domain": [0, 1], "linecolor": "black", "tickvals": [1, 31, 61, 91, 121, 151, 181, 211, 241, 271, 301, 331], "title": {"text": "Time (days)"}}, "yaxis": {"anchor": "x", "domain": [0.625, 1], "linecolor": "black", "title": {"text": "Ct value (e+03)"}}, "yaxis2": {"anchor": "x2", "domain": [0, 0.375], "linecolor": "black", "title": {"text": "Average Number of Infections<br>in sample"}}}}
